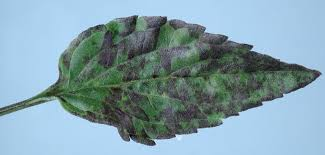
#> input picture data/samples/basil_disease/Downy_Mildew/1.jpg, 325 x 155 px; its folder holds only this picture in this run
$ jupyter execute --allow-errors 04_basil_disease_diagnosis.ipynb
#> lines starting #> are read from the running program, lines starting #| are printed output that depends on the picture
# 바질 병해 진단

ResNet18 2단계: 정상 vs 이상 → 3-class(정상/병원성/환경·생리) 진단. Private 잎 crop 포함.

[cell 1]
# 설정
from pathlib import Path
import hashlib
import random
import os

import numpy as np
import pandas as pd
import matplotlib.pyplot as plt
from PIL import Image

plt.rcParams["font.family"] = "Malgun Gothic"
plt.rcParams["axes.unicode_minus"] = False

ROOT = Path.cwd().parent if Path.cwd().name == "notebooks" else Path.cwd()
FARMETRY_DIR = ROOT
BASE_DIR = FARMETRY_DIR / "data" / "samples" / "basil_disease"
PRIVATE_IMG_DIR = FARMETRY_DIR / "Farmetry_Data" / "0623_firebase"  # 원본(비공개)
PRIVATE_CROP_DIR = FARMETRY_DIR / "data" / "private_healthy_crops"
MODEL_DIR = FARMETRY_DIR / "models"
STAGE1_PATH = MODEL_DIR / "basil_stage1_binary.pth"
STAGE2_PATH = MODEL_DIR / "basil_stage2_3class.pth"
SKIP_TRAINING = True  # True: 저장 모델로 추론만 / False: 재학습
IMG_EXT = {".jpg", ".jpeg", ".png", ".webp", ".jfif", ".bmp", ".gif"}

# 학습에서 제외할 클래스
EXCLUDED_CLASSES = {"Pest_Damage", "Sun_Scald_Burn"}

# 폴더명 → 한글 클래스명 (6 — class)
CLASS_KO = {
    "Healthy": "정상",
    "Downy_Mildew": "노균병",
    "Fusarium_Wilt": "바실라리움 시들음병",
    "Leaf_Spot_Fungal": "잎반점(곰팡이)",
    "Nutrient_Deficienc": "영양 결핍",
    "Overwatering_Rot": "과습/뿌리썩음",
}
CLASS_NAMES = list(CLASS_KO.keys())
CLASS_LABELS = list(CLASS_KO.values())

# 6 — class → 3 super — class (정상 / 병원성 / 환경·생리)
CLASS_TO_SUPER = {
    "Healthy": "Healthy",
    "Downy_Mildew": "Pathogenic",
    "Fusarium_Wilt": "Pathogenic",
    "Leaf_Spot_Fungal": "Pathogenic",
    "Nutrient_Deficienc": "Abiotic",
    "Overwatering_Rot": "Abiotic",
}
SUPER_KO = {"Healthy": "정상", "Pathogenic": "병원성", "Abiotic": "환경·생리"}
SUPER_NAMES = list(SUPER_KO.keys())

PRIVATE_TRAIN_RATIO = 2 / 3  # private crop 중 학습 비율
SEED = 42
random.seed(SEED)
np.random.seed(SEED)
os.environ["KMP_DUPLICATE_LIB_OK"] = "TRUE"

print("BASE_DIR:", BASE_DIR, "| exists:", BASE_DIR.exists())
print("PRIVATE_IMG_DIR:", PRIVATE_IMG_DIR, "| exists:", PRIVATE_IMG_DIR.exists())
print("제외 클래스:", sorted(EXCLUDED_CLASSES))
print("사용 클래스:", CLASS_NAMES)
print("SKIP_TRAINING:", SKIP_TRAINING)
print("저장 모델:", STAGE1_PATH.exists(), STAGE2_PATH.exists())

[cell 2]
# 데이터 로드
rows = []
skipped = 0
for cls_dir in sorted(BASE_DIR.iterdir()):
    if not cls_dir.is_dir():
        continue
    cls = cls_dir.name
    if cls in EXCLUDED_CLASSES:
        skipped += sum(1 for p in cls_dir.rglob("*") if p.suffix.lower() in IMG_EXT)
        continue
    for p in cls_dir.rglob("*"):
        if p.suffix.lower() not in IMG_EXT:
            continue
        try:
            with Image.open(p) as im:
#> im is the input picture: PIL image 325x155 RGB; mean R, G, B 130.1, 158.6, 168.9
                w, h = im.size
#> w = 325; h = 155
                mode, fmt = im.mode, im.format
#> mode = 'RGB'; fmt = 'JPEG'
        except Exception:
            w = h = mode = fmt = None
        md5 = hashlib.md5(p.read_bytes()).hexdigest()
        rows.append({
            "class": cls,
            "class_ko": CLASS_KO.get(cls, cls),
            "image_name": p.name,
            "ext": p.suffix.lower(),
            "image_path": p,
            "width": w,
            "height": h,
            "aspect": round(w / h, 3) if w and h else None,
            "size_kb": round(p.stat().st_size / 1024, 1),
            "mode": mode,
            "format": fmt,
            "md5": md5,
            "source": "basil",
        })

df_basil = pd.DataFrame(rows)
#> df_basil = table of 2 rows and 13 columns
print(f"Basil 사용 {len(df_basil)}장 | 제외 {skipped}장 | 클래스 {df_basil['class'].nunique()}개")
#| Basil 사용 2장 | 제외 0장 | 클래스 2개
print(df_basil["class_ko"].value_counts().to_string())
#| class_ko
#| 노균병           1
#| 바실라리움 시들음병    1
df_basil.head(3)
#> Out = table of 2 rows and 13 columns

[cell 3]
# EDA
print("=" * 50)
print("1. 클래스 분포 (파일 수)")
print(df_basil["class_ko"].value_counts().to_string())
#| class_ko
#| 노균병           1
#| 바실라리움 시들음병    1
print(f"\n2. 이미지 포맷: {df_basil['ext'].value_counts().to_dict()}")
#| 2. 이미지 포맷: {'.jpg': 2}
print(f"3. 해상도: width {df_basil['width'].min()}~{df_basil['width'].max()} | height {df_basil['height'].min()}~{df_basil['height'].max()}")
#| 3. 해상도: width 259~325 | height 155~194
print(f"4. 파일 크기(KB): min {df_basil['size_kb'].min()} | median {df_basil['size_kb'].median():.1f} | max {df_basil['size_kb'].max()}")
#| 4. 파일 크기(KB): min 6.8 | median 11.8 | max 16.7

# 고유 이미지 vs 중복
n_unique = df_basil["md5"].nunique()
#> n_unique = 2
n_dup_files = len(df_basil) - n_unique
#> n_dup_files = 0
print(f"\n5. 고유 이미지(내용 기준): {n_unique}장 / 전체 {len(df_basil)}장 → 중복 복사 {n_dup_files}건")
#| 5. 고유 이미지(내용 기준): 2장 / 전체 2장 → 중복 복사 0건

fig, axes = plt.subplots(1, 2, figsize=(12, 4))

# 클래스 분포 bar
counts = df_basil["class_ko"].value_counts()
axes[0].barh(counts.index, counts.values, color="steelblue")
axes[0].set_xlabel("이미지 수")
axes[0].set_title("클래스별 이미지 수")
axes[0].invert_yaxis()

# 해상도 scatter (샘플링)
sample = df_basil.dropna(subset=["width", "height"]).sample(min(400, len(df_basil)), random_state=SEED)
#> sample = table of 2 rows and 13 columns
axes[1].scatter(sample["width"], sample["height"], alpha=0.4, s=12)
axes[1].set_xlabel("width (px)")
axes[1].set_ylabel("height (px)")
axes[1].set_title("이미지 해상도 분포")
plt.tight_layout()
plt.show()
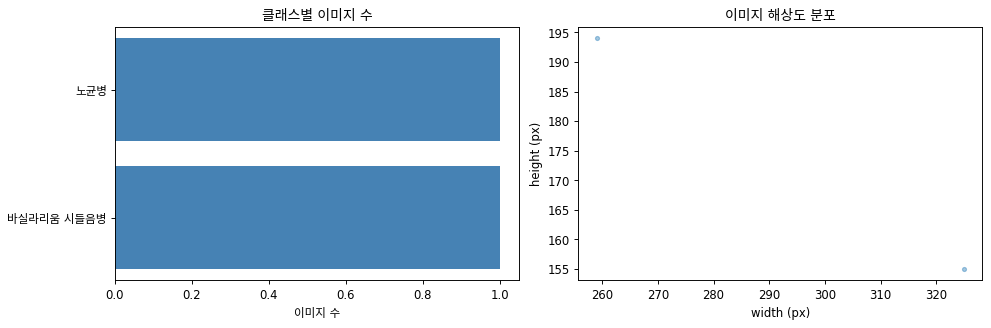
#> figure drawn by matplotlib, 2 panels

[cell 4]
# 중복 분석 및 샘플
from collections import defaultdict

hash_to_classes = df_basil.groupby("md5")["class"].apply(lambda s: sorted(set(s))).to_dict()
cross_class = {h: cls for h, cls in hash_to_classes.items() if len(cls) > 1}

print(f"서로 다른 클래스에 동일 이미지가 들어간 경우: {len(cross_class)}건")
#| 서로 다른 클래스에 동일 이미지가 들어간 경우: 0건
print("(학습 전 dedup 또는 train/val split 시 md5 기준 분리 권장)\n")

# 클래스별 고유/공유 이미지 수
unique_stats = []
for cls in sorted(df_basil["class"].unique()):
    sub = df_basil[df_basil["class"] == cls]
    only_here = sum(1 for h in sub["md5"] if hash_to_classes[h] == [cls])
    shared = len(sub) - only_here
    unique_stats.append({"class_ko": CLASS_KO[cls], "파일수": len(sub), "클래스 고유": only_here, "다른 클래스와 공유": shared})
stats_df = pd.DataFrame(unique_stats)
#> stats_df = table of 2 rows and 4 columns
print(stats_df.to_string(index=False))
#|   class_ko  파일수  클래스 고유  다른 클래스와 공유
#|        노균병    1       1           0
#| 바실라리움 시들음병    1       1           0

# 클래스별 샘플 1장씩
fig, axes = plt.subplots(2, 4, figsize=(14, 7))
for ax, cls in zip(axes.ravel(), sorted(df_basil["class"].unique())):
    row = df_basil[df_basil["class"] == cls].sample(1, random_state=SEED).iloc[0]
    img = Image.open(row["image_path"]).convert("RGB")
    ax.imshow(img)
    ax.set_title(f"{CLASS_KO[cls]}\n{row['width']}×{row['height']}", fontsize=10)
    ax.axis("off")
plt.suptitle("클래스별 샘플 이미지", fontsize=13)
plt.tight_layout()
plt.show()
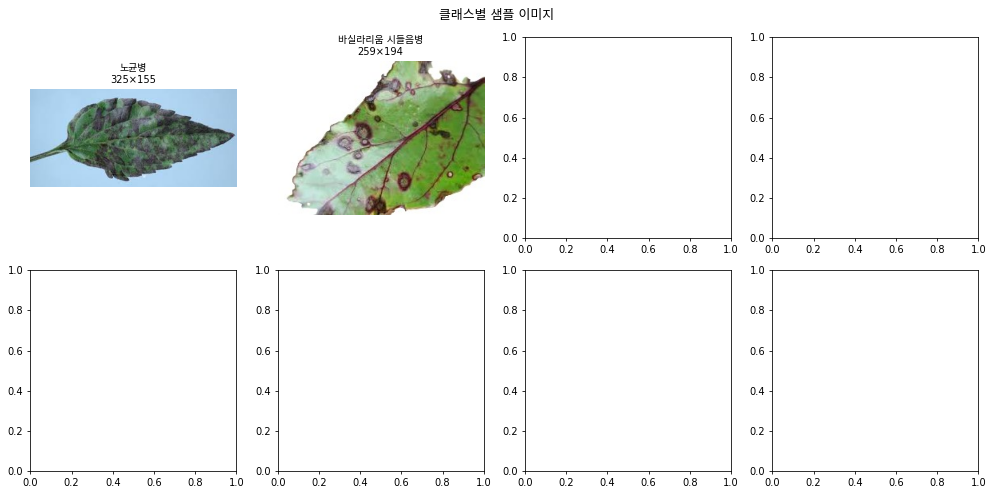
#> figure drawn by matplotlib, 2 panels

[cell 5]
# 라벨 설정
df_basil["super_class"] = df_basil["class"].map(CLASS_TO_SUPER)
df_basil["super_ko"] = df_basil["super_class"].map(SUPER_KO)
SUPER_LABELS = [SUPER_KO[s] for s in SUPER_NAMES]
#> SUPER_LABELS = ['정상', '병원성', '환경·생리']

df_basil["label6"] = df_basil["class"].map({c: i for i, c in enumerate(CLASS_NAMES)})
df_basil["label3"] = df_basil["super_class"].map({s: i for i, s in enumerate(SUPER_NAMES)})
df_basil["label2"] = (df_basil["super_class"] != "Healthy").astype(int)
BINARY_NAMES = ["Healthy", "Abnormal"]

print(f"Basil {len(df_basil)}장")
#| Basil 2장
print("\n3 super-class:")
print(df_basil["super_ko"].value_counts().to_string())
#| super_ko
#| 병원성    2
print("\n6-class:")
print(df_basil["class_ko"].value_counts().to_string())
#| class_ko
#| 노균병           1
#| 바실라리움 시들음병    1

[cell 6]
# Private 잎 crop
import cv2
import shutil
import time
from sklearn.model_selection import train_test_split

MIN_AREA = 150  # task1_0522와 동일
PAD = 4
MASK_BG_BGR = (255, 255, 255)
PREVIEW_MAX_IMAGES = 8


# [137 lines left out: functions imread_bgr, build_mask, analyze_components, extract_leaf_boxes, make_crop, preview_private_crop and 1 more, not called in this run]


def add_private_labels(frame):
    out = frame.copy()
    out["class"] = "Healthy"
    out["class_ko"] = "정상"
    out["super_class"] = "Healthy"
    out["super_ko"] = "정상"
    out["label6"] = CLASS_NAMES.index("Healthy")
    out["label3"] = SUPER_NAMES.index("Healthy")
    out["label2"] = 0
    out["source"] = "private"
    return out


# crop 생성: 원본(비공개)이 있으면 재생성, 없으면 저장소에 포함된 crop 재사용
def _load_existing_private_crops():
    rows = []
    for split in ("train", "eval"):
        d = PRIVATE_CROP_DIR / split
        if not d.exists():
            continue
        for p in sorted(d.glob("*.jpg")):
            stem = p.stem
            if "_leaf" in stem:
                parent, cid = stem.rsplit("_leaf", 1)
                cid = int(cid) if cid.isdigit() else 0
            else:
                parent, cid = stem, 0
            try:
                with Image.open(p) as im:
                    w, h = im.size
            except Exception:
                w = h = None
            rows.append({
                "parent_image": parent, "crop_id": cid,
                "image_name": p.name, "image_path": p,
                "width": w, "height": h, "area_px": np.nan, "bbox": np.nan,
                "md5": hashlib.md5(p.read_bytes()).hexdigest(), "split": split,
            })
    return add_private_labels(pd.DataFrame(rows))

_has_private_src = PRIVATE_IMG_DIR.exists() and any(
    p.suffix.lower() in IMG_EXT for p in PRIVATE_IMG_DIR.iterdir()
)

#> (the rest of this cell did not finish here and is left out)

[cell 7]
# 학습 유틸
import torch
import torch.nn as nn
from torch.utils.data import Dataset, DataLoader
from torchvision import models, transforms
from sklearn.model_selection import GroupShuffleSplit, train_test_split
from sklearn.metrics import classification_report, confusion_matrix, accuracy_score, f1_score

torch.manual_seed(SEED)
#> (this line was passed over: torch is not available in this run)
#> (the rest of this cell did not finish here and is left out)

[cell 8]
# Stage 1 학습 및 평가
print("=== Stage 1: Healthy vs Abnormal ===")
#> (the rest of this cell did not finish here and is left out)

Private firebase crop 예측 시각화

#> (a cell that did not finish here is left out)

Public basil val 예측 시각화

#> (a cell that did not finish here is left out)

[cell 11]
# Stage 2 — 3 — class coarse 진단 (ResNet18)
print("=== Stage 2: 3-class Coarse 진단 (ResNet18) ===")
print(f"활성 클래스 ({len(SUPER_NAMES)}): {SUPER_LABELS}")
#| 활성 클래스 (3): ['정상', '병원성', '환경·생리']
